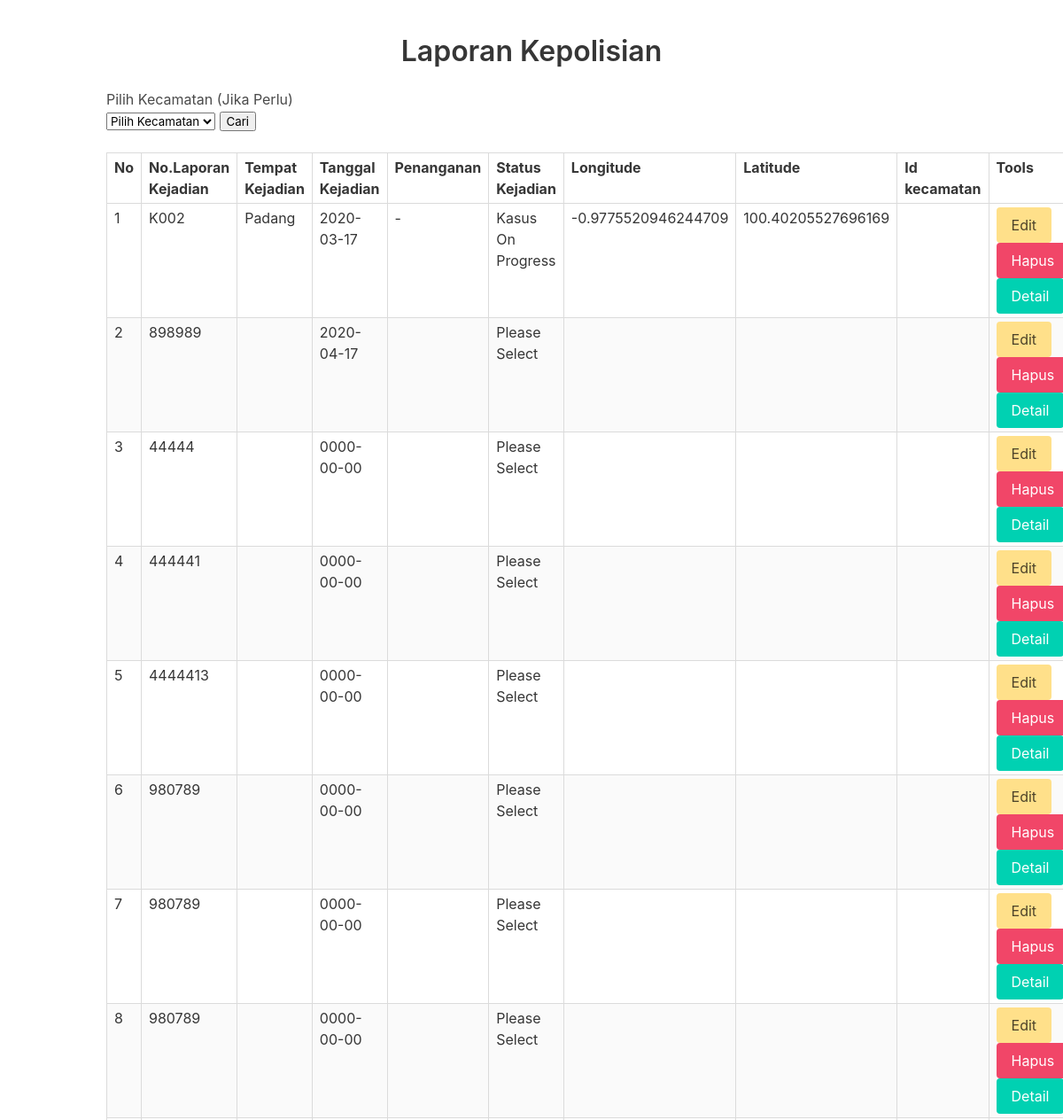
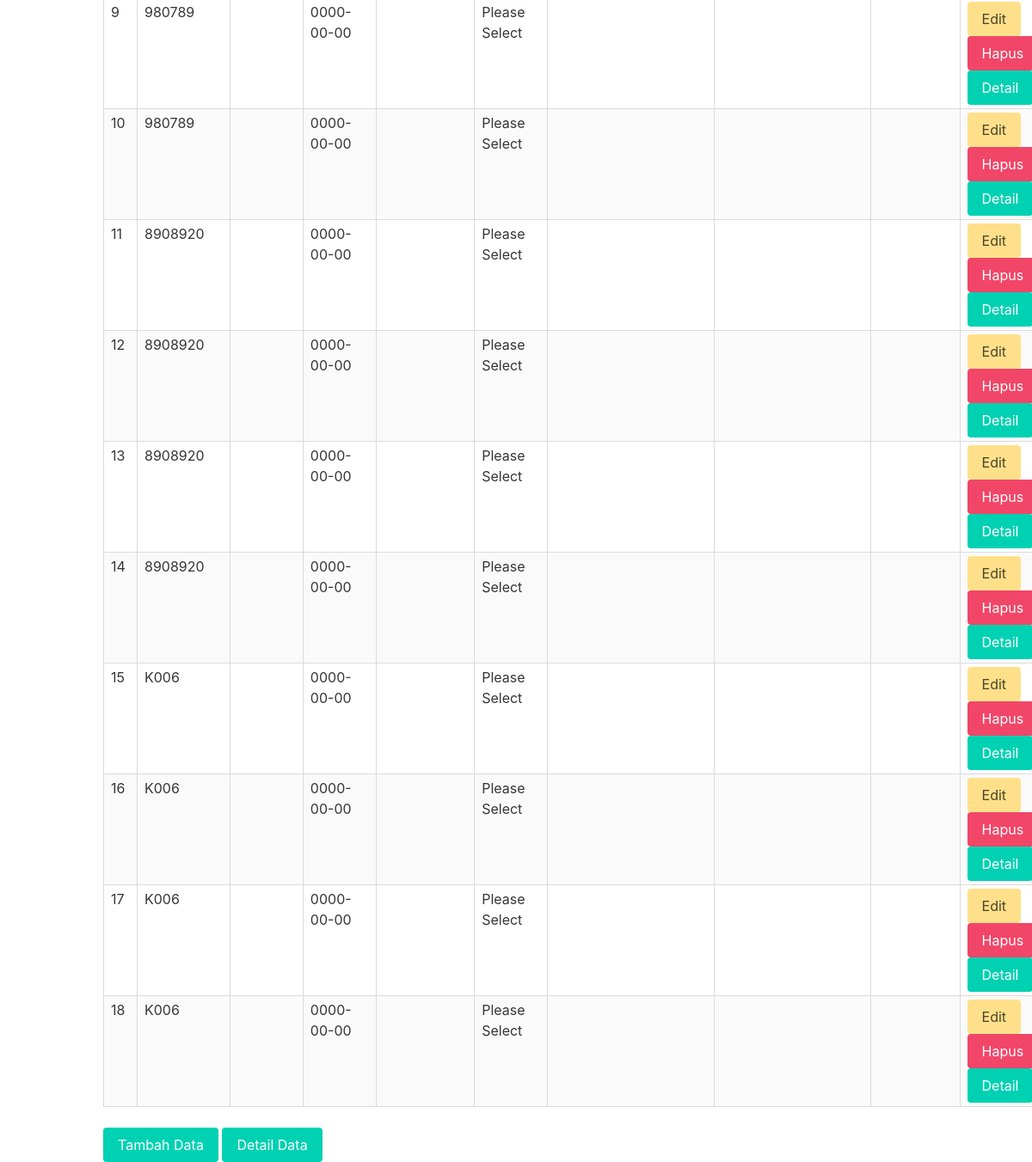
/ole/view/tampilkec.php, run on the app's committed database (2 pictures, top to bottom).
### tables this page shows
CREATE TABLE `detailpenduduk` (
  `nik` varchar(20) NOT NULL,
  `no_lapkejadian` varchar(20) NOT NULL
);

CREATE TABLE `laporan` (
  `no_lapkejadian` varchar(11) NOT NULL,
  `tempat_kejadian` text NOT NULL,
  `tgl_kejadian` date NOT NULL,
  `penanganan` text NOT NULL,
  `status_kejadian` text NOT NULL,
  `latitude` varchar(50) NOT NULL,
  `longitude` varchar(50) NOT NULL
);

### ole/view/tampilkec.php (the view, shortened to what this page needs)
<!DOCTYPE html>
<html lang="">
    <head>
        <link rel="stylesheet" href="https://cdnjs.cloudflare.com/ajax/libs/bulma/0.4.0/css/bulma.css"/>
    </head>
    <body>
    <h1 class="title" align="center" style="margin-top: 40px;">Laporan Kepolisian</h1>
    <form action="" method="post">
    <div class="container">
    <tr>
            <td>Pilih Kecamatan (Jika Perlu)</td>
            <br>
            <td>
            <select name="kecamatan" id="">
                            <option value="" selected>Pilih Kecamatan</option>
                </select>
            </td>
            <td><input type="submit" value="Cari"></td>
            </tr>
            </div>
    </form>
    <br>
    <div class="container">
        <table class="table is-bordered is-striped is-narrow is-hoverable is-fullwidth">
            <thead>
                <tr>
                    <th>No</th>
                    <th>No.Laporan Kejadian</th>
                    <th>Tempat Kejadian</th>
                    <th>Tanggal Kejadian</th>
                    <th>Penanganan</th>
                    <th>Status Kejadian</th>
                    <th>Longitude</th>
                    <th>Latitude</th>
                    <th>Id kecamatan</th>
                    <th>Tools</th>
                </tr>
            </thead>
            <tbody>
                 <?php
                       include '../controller/lihat.php';
                       $no=1;
                 ?>
            <?php
             if(isset($_POST['kecamatan']))
             {
                $koneksi = mysqli_connect("localhost","root","","dbkepolisiann");
                $kecamatan = $_POST['kecamatan'];
                $laporan = mysqli_query($koneksi, "SELECT * from detailpenduduk inner join laporan on detailpenduduk.no_lapkejadian=laporan.no_lapkejadian inner join detailstatus on detailpenduduk.nik=detailstatus.nik where id_kecamatan='$kecamatan'" );
             }
             else
             {
                $koneksi = mysqli_connect("localhost","root","","dbkepolisiann");
                $laporan = mysqli_query($koneksi, "SELECT * from detailpenduduk inner join laporan on detailpenduduk.no_lapkejadian=laporan.no_lapkejadian inner join detailstatus on detailpenduduk.nik=detailstatus.nik" );
             }
            foreach($laporan as $row) :?>
                <tr>
                    <td><?php echo $no;?></td>
                    <td><?php echo $row["no_lapkejadian"]; ?></td>
                    <td><?php echo $row["tempat_kejadian"]; ?></td>
                    <td><?php echo $row["tgl_kejadian"]; ?></td>
                    <td><?php echo $row["penanganan"]; ?></td>
                    <td><?php echo $row["status_kejadian"]; ?></td>
                    <td><?php echo $row["latitude"]; ?></td>
                    <td><?php echo $row["longitude"]; ?></td>
                    <td><?php echo $row["id_kecamatan"]; ?></td>
                    <td>
                        <a href="../view/haledit.php?id=<?php echo $row["no_lapkejadian"] ?>"class="button is-warning">Edit</a>
                        <a href="../controller/hapus.php?id=<?php echo $row["no_lapkejadian"] ?>"class="button is-danger">Hapus</a>
                        <a href="../view/haldetail.php?id=<?php echo $row["no_lapkejadian"] ?>"class="button is-primary">Detail</a>
                    </td>
                </tr>
            <?php $no++; ?>
            <?php endforeach;?>
            </tbody>
        </table>
        <a class="button is-primary" href="tambahlaporan.php">Tambah Data</a>
        <a class="button is-primary" href="halamandetail.php">Detail Data</a>
    </div>
    </body>
</html>

### data on the page
detailpenduduk: no_lapkejadian.no_lapkejadian "K002", no_lapkejadian.tempat_kejadian "Padang", no_lapkejadian.tgl_kejadian "2020-03-17", no_lapkejadian.penanganan "-", no_lapkejadian.status_kejadian "Kasus On Progress", no_lapkejadian.latitude "-0.9775520946244709", no_lapkejadian.longitude "100.40205527696169"
detailpenduduk: laporan.no_lapkejadian "898989", laporan.tgl_kejadian "2020-04-17", laporan.status_kejadian "Please Select"
detailpenduduk: laporan.no_lapkejadian "44444", laporan.tgl_kejadian "0000-00-00", laporan.status_kejadian "Please Select"
detailpenduduk: laporan.no_lapkejadian "444441", laporan.tgl_kejadian "0000-00-00", laporan.status_kejadian "Please Select"
detailpenduduk: laporan.no_lapkejadian "4444413", laporan.tgl_kejadian "0000-00-00", laporan.status_kejadian "Please Select"
detailpenduduk: no_lapkejadian.no_lapkejadian "980789", no_lapkejadian.tgl_kejadian "0000-00-00", no_lapkejadian.status_kejadian "Please Select"
detailpenduduk: no_lapkejadian.no_lapkejadian "980789", no_lapkejadian.tgl_kejadian "0000-00-00", no_lapkejadian.status_kejadian "Please Select"
detailpenduduk: no_lapkejadian.no_lapkejadian "980789", no_lapkejadian.tgl_kejadian "0000-00-00", no_lapkejadian.status_kejadian "Please Select"
detailpenduduk: no_lapkejadian.no_lapkejadian "980789", no_lapkejadian.tgl_kejadian "0000-00-00", no_lapkejadian.status_kejadian "Please Select"
detailpenduduk: no_lapkejadian.no_lapkejadian "980789", no_lapkejadian.tgl_kejadian "0000-00-00", no_lapkejadian.status_kejadian "Please Select"
detailpenduduk: no_lapkejadian.no_lapkejadian "8908920", no_lapkejadian.tgl_kejadian "0000-00-00", no_lapkejadian.status_kejadian "Please Select"
detailpenduduk: no_lapkejadian.no_lapkejadian "8908920", no_lapkejadian.tgl_kejadian "0000-00-00", no_lapkejadian.status_kejadian "Please Select"
detailpenduduk: no_lapkejadian.no_lapkejadian "8908920", no_lapkejadian.tgl_kejadian "0000-00-00", no_lapkejadian.status_kejadian "Please Select"
detailpenduduk: no_lapkejadian.no_lapkejadian "8908920", no_lapkejadian.tgl_kejadian "0000-00-00", no_lapkejadian.status_kejadian "Please Select"
detailpenduduk: no_lapkejadian.no_lapkejadian "K006", no_lapkejadian.tgl_kejadian "0000-00-00", no_lapkejadian.status_kejadian "Please Select"
detailpenduduk: no_lapkejadian.no_lapkejadian "K006", no_lapkejadian.tgl_kejadian "0000-00-00", no_lapkejadian.status_kejadian "Please Select"
detailpenduduk: no_lapkejadian.no_lapkejadian "K006", no_lapkejadian.tgl_kejadian "0000-00-00", no_lapkejadian.status_kejadian "Please Select"
detailpenduduk: no_lapkejadian.no_lapkejadian "K006", no_lapkejadian.tgl_kejadian "0000-00-00", no_lapkejadian.status_kejadian "Please Select"
